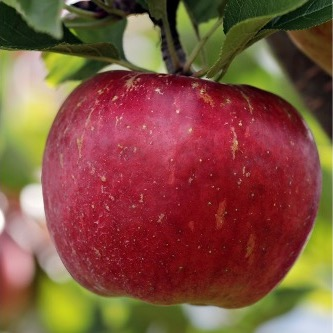
//> input picture assignment1/apple.jpg, 333 x 333 px, given in place of image1.JPG, which was not available
$ ./assignment3   (built with g++ and OpenCV 4)
//> lines starting //> are read from the running program, lines starting //| are printed output that depends on the picture; pictures that were not available may be replaced by others from this repository, and a replacement may not be noted
//201821053 Kim Hyung Jun
//Computer Vision assignment 3
//image stitching

#include <iostream>
#include <vector>
#include <opencv2/core.hpp>
#include <opencv2/highgui.hpp>
#include <opencv2/imgproc.hpp>
#include <opencv2/opencv.hpp>


using namespace cv;
using namespace std;

int main(int argc, const char* argv[]) {

    Mat image1 = imread("/Users/danie/Desktop/image1.JPG");
//> image1 is the input picture: 333 rows x 333 cols, CV_8UC3; mean B, G, R 61.4, 79.9, 128.4
    Mat image2 = imread("/Users/danie/Desktop/image2.JPG");
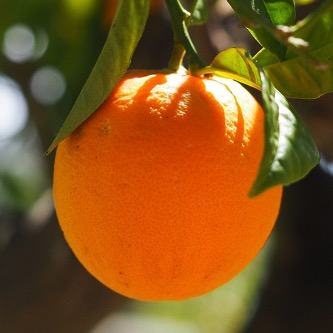
//> input picture assignment1/orange.jpg, 333 x 333 px, given in place of image2.JPG, which was not available
//> image2 is the input picture: 333 rows x 333 cols, CV_8UC3; mean B, G, R 30.9, 83, 127.7

    Mat grey1, grey2;
    cvtColor(image1, grey1, COLOR_BGR2GRAY);
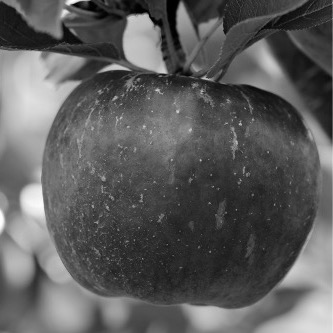
//> grey1: 333 rows x 333 cols, CV_8UC1; min 0, max 254, mean 92.3
    cvtColor(image2, grey2, COLOR_BGR2GRAY);
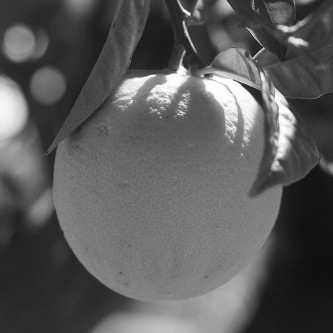
//> grey2: 333 rows x 333 cols, CV_8UC1; min 14, max 255, mean 90.4

    Ptr<ORB> orb = ORB::create();

    vector<KeyPoint> kp1, kp2;
    Mat des1, des2;

    orb->detectAndCompute(grey1, noArray(), kp1, des1);
//> kp1 = 444 keypoints; strongest (x, y, size): (165, 72, 31), (164, 72, 37.2), (164, 71, 64.3), (202, 78, 31)
    orb->detectAndCompute(grey2, noArray(), kp2, des2);
//> kp2 = 438 keypoints; strongest (x, y, size): (180, 68, 64.3), (181, 67, 53.6), (180, 66, 44.6), (181, 66, 37.2)

    vector<DMatch> matches;
    BFMatcher matcher(NORM_HAMMING, true);
    matcher.match(des1, des2, matches);
//> matches = 102 matches

    Mat matchImg;

    sort(matches.begin(), matches.end());
    vector<DMatch> good_matches(matches.begin(), matches.begin() + 100);
//> good_matches = 100 matches

    drawMatches(image1, kp1, image2, kp1, good_matches, matchImg);
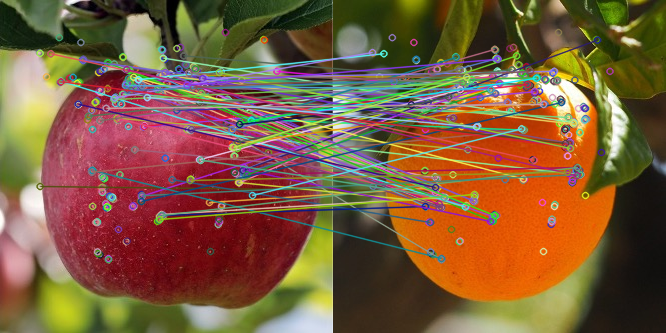
//> matchImg: 333 rows x 666 cols, CV_8UC3; mean B, G, R 59.9, 90.8, 125.2

    vector<Point2f> points1, points2;
    for (int i = 0; i < good_matches.size(); i++) {
        points1.push_back(featurePoints1[good_matches[i].queryIdx].pt);
//> (this line was passed over: featurePoints1 is not available in this run)
        points2.push_back(featurePoints2[good_matches[i].trainIdx].pt);
//> (this line was passed over: featurePoints2 is not available in this run)
    }
//> this loop made 100 passes

//> (the run ends here: the program needs code that is not available in this run, at `Mat Homograpy = findHomography(pts1, pts2, RANSAC);`)
